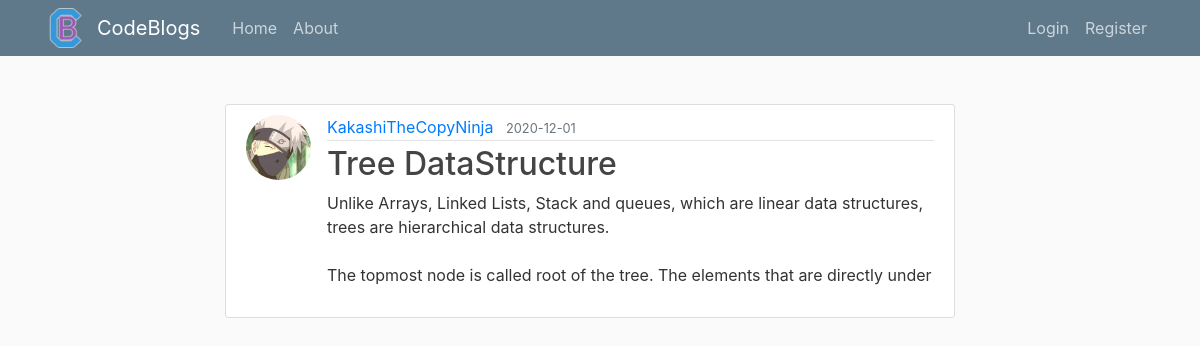
/post/1, run on the app's committed database.
### flaskblog/models.py (models this page shows, shortened)
class User(db.Model, UserMixin):
    id = db.Column(db.Integer, primary_key=True)
    username = db.Column(db.String(20), unique=True, nullable=False)
    email = db.Column(db.String(120), unique=True, nullable=False)
    image_file = db.Column(db.String(20), nullable=False, default='default.jpg')
    password = db.Column(db.String(60), nullable=False)
    posts = db.relationship('Post', backref='author', lazy=True)

class Post(db.Model):
    id = db.Column(db.Integer, primary_key=True)
    title = db.Column(db.String(100), nullable=False)
    date_posted = db.Column(db.DateTime, nullable=False, default=datetime.utcnow)
    content = db.Column(db.Text, nullable=False)
    user_id = db.Column(db.Integer, db.ForeignKey('user.id'), nullable=False)

### flaskblog/routes.py (the view)
@app.route("/post/<int:post_id>")
def post(post_id):
    post = Post.query.get_or_404(post_id)
    return render_template('post.html', title=post.title, post=post)

### flaskblog/templates/post.html (shortened to what this page needs)
{% extends "layout.html" %}
{% block content %}
  <article class="media content-section">
    <img class="rounded-circle article-img" src="{{ url_for('static', filename='profile_pics/' + post.author.image_file) }}">
    <div class="media-body">
      <div class="article-metadata">
        <a class="mr-2" href="{{ url_for('user_posts', username=post.author.username) }}">{{ post.author.username }}</a>
        <small class="text-muted">{{ post.date_posted.strftime('%Y-%m-%d') }}</small>
      </div>
      <h2 class="article-title">{{ post.title }}</h2>
      <p class="article-content">{{ post.content }}</p>
    </div>
  </article>
{% endblock content %}

### flaskblog/static/main.css (style rules this page uses)
body { background: #fafafa; color: #333333; margin-top: 5rem; }
h1, h2, h3, h4, h5, h6 { color: #444444; }
.content-section { background: #ffffff; padding: 10px 20px; border: 1px solid #dddddd; border-radius: 3px; margin-bottom: 20px; }
.article-title { color: #444444; }
.article-content { white-space: pre-line; }
.article-img { height: 65px; width: 65px; margin-right: 16px; }
.article-metadata { padding-bottom: 1px; margin-bottom: 4px; border-bottom: 1px solid #e3e3e3 }

### flaskblog/templates/layout.html (style rules this page uses)
.article-content { height: 100px; overflow: hidden; }

### data on the page
User: image_file (picture), author.username "KakashiTheCopyNinja"
Post: date_posted "2020-12-01", title "Tree DataStructure", content "Unlike Arrays, Linked Lists, Stack and queues, which are linear data structures, trees are hierarchical data structures. The topmost node is called root of the tree. The elements that are directly under…"
